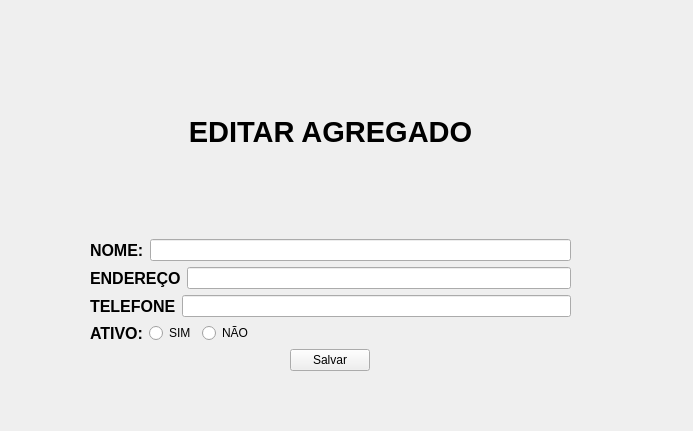
<?xml version="1.0" encoding="UTF-8"?>
<ui version="4.0">
 <class>Widget</class>
 <widget class="QWidget" name="Widget">
  <property name="geometry">
   <rect>
    <x>0</x>
    <y>0</y>
    <width>693</width>
    <height>431</height>
   </rect>
  </property>
  <property name="windowTitle">
   <string>Widget</string>
  </property>
  <widget class="QWidget" name="">
   <property name="geometry">
    <rect>
     <x>90</x>
     <y>30</y>
     <width>481</width>
     <height>341</height>
    </rect>
   </property>
   <layout class="QVBoxLayout" name="verticalLayout">
    <item>
     <widget class="QLabel" name="Titulo">
      <property name="font">
       <font>
        <pointsize>22</pointsize>
        <bold>true</bold>
       </font>
      </property>
      <property name="text">
       <string>EDITAR AGREGADO</string>
      </property>
      <property name="alignment">
       <set>Qt::AlignmentFlag::AlignCenter</set>
      </property>
     </widget>
    </item>
    <item>
     <layout class="QHBoxLayout" name="horizontalLayout">
      <item>
       <widget class="QLabel" name="titulo_nome">
        <property name="font">
         <font>
          <pointsize>12</pointsize>
          <bold>true</bold>
         </font>
        </property>
        <property name="text">
         <string>NOME:</string>
        </property>
       </widget>
      </item>
      <item>
       <widget class="QLineEdit" name="entrada_nome"/>
      </item>
     </layout>
    </item>
    <item>
     <layout class="QHBoxLayout" name="horizontalLayout_2">
      <item>
       <widget class="QLabel" name="titulo_endereco_2">
        <property name="font">
         <font>
          <pointsize>12</pointsize>
          <bold>true</bold>
         </font>
        </property>
        <property name="text">
         <string>ENDEREÇO</string>
        </property>
       </widget>
      </item>
      <item>
       <widget class="QLineEdit" name="entrada_endereco"/>
      </item>
     </layout>
    </item>
    <item>
     <layout class="QHBoxLayout" name="horizontalLayout_3">
      <item>
       <widget class="QLabel" name="titulo_endereco">
        <property name="font">
         <font>
          <pointsize>12</pointsize>
          <bold>true</bold>
         </font>
        </property>
        <property name="text">
         <string>TELEFONE</string>
        </property>
       </widget>
      </item>
      <item>
       <widget class="QLineEdit" name="entrada_telefone"/>
      </item>
     </layout>
    </item>
    <item>
     <layout class="QHBoxLayout" name="horizontalLayout_4">
      <item>
       <widget class="QLabel" name="titulo_ativo">
        <property name="font">
         <font>
          <pointsize>12</pointsize>
          <bold>true</bold>
         </font>
        </property>
        <property name="text">
         <string>ATIVO:</string>
        </property>
       </widget>
      </item>
      <item>
       <widget class="QRadioButton" name="entrada_sim">
        <property name="text">
         <string>SIM</string>
        </property>
       </widget>
      </item>
      <item>
       <widget class="QRadioButton" name="entrada_nao">
        <property name="text">
         <string>NÃO</string>
        </property>
       </widget>
      </item>
      <item>
       <spacer name="horizontalSpacer">
        <property name="orientation">
         <enum>Qt::Orientation::Horizontal</enum>
        </property>
        <property name="sizeHint" stdset="0">
         <size>
          <width>40</width>
          <height>20</height>
         </size>
        </property>
       </spacer>
      </item>
     </layout>
    </item>
    <item>
     <layout class="QHBoxLayout" name="horizontalLayout_5">
      <item>
       <widget class="QPushButton" name="pushButton">
        <property name="sizePolicy">
         <sizepolicy hsizetype="Fixed" vsizetype="Fixed">
          <horstretch>0</horstretch>
          <verstretch>0</verstretch>
         </sizepolicy>
        </property>
        <property name="text">
         <string>Salvar</string>
        </property>
       </widget>
      </item>
     </layout>
    </item>
   </layout>
  </widget>
 </widget>
 <resources/>
 <connections/>
</ui>
